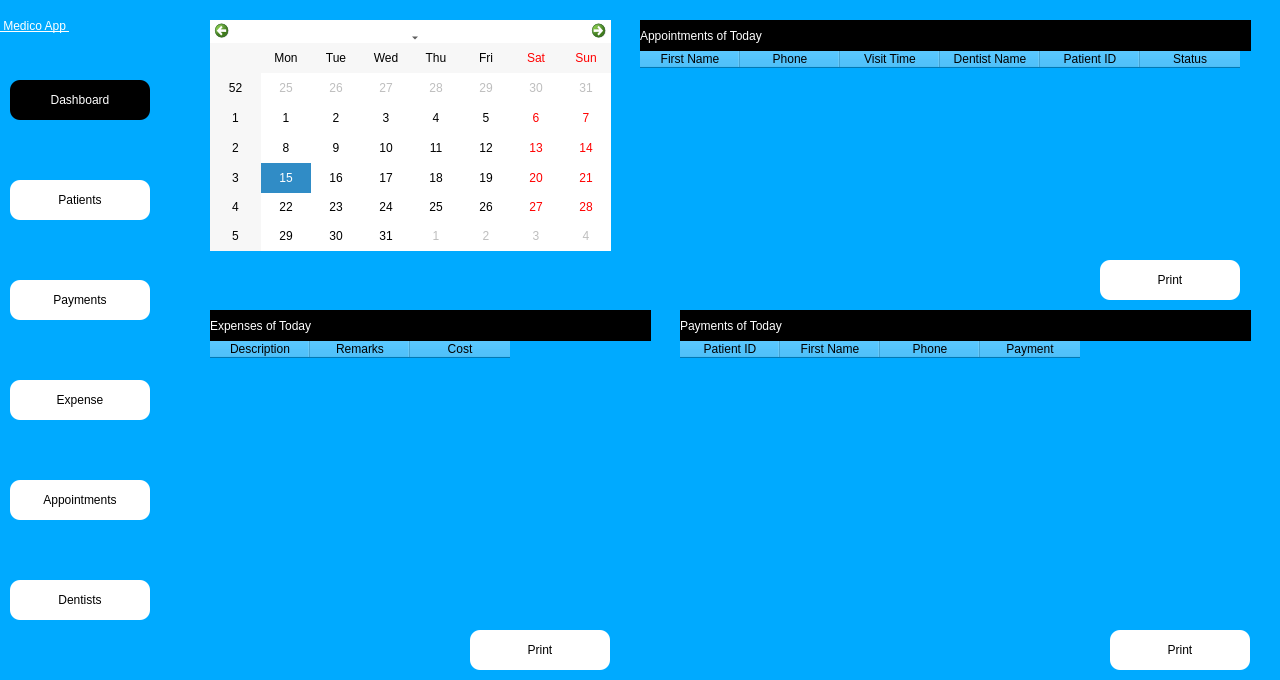
<?xml version="1.0" encoding="UTF-8"?>
<ui version="4.0">
 <class>Dialog</class>
 <widget class="QDialog" name="Dialog">
  <property name="geometry">
   <rect>
    <x>0</x>
    <y>0</y>
    <width>1280</width>
    <height>680</height>
   </rect>
  </property>
  <property name="windowTitle">
   <string>Dialog</string>
  </property>
  <property name="styleSheet">
   <string notr="true">background-color: rgb(0, 170, 255);</string>
  </property>
  <widget class="QWidget" name="side_bar" native="true">
   <property name="geometry">
    <rect>
     <x>0</x>
     <y>0</y>
     <width>160</width>
     <height>721</height>
    </rect>
   </property>
   <property name="styleSheet">
    <string notr="true">
background-color: rgba(170, 170, 255,.5);
</string>
   </property>
   <widget class="QPushButton" name="dash_btn">
    <property name="geometry">
     <rect>
      <x>10</x>
      <y>80</y>
      <width>140</width>
      <height>40</height>
     </rect>
    </property>
    <property name="styleSheet">
     <string notr="true">
QPushButton{


font:  14pt &quot;Segoe UI &quot;;
background-color: rgb(255, 255, 255);
border-top-left-radius:10px;
border-bottom-left-radius:10px;
border-top-right-radius:10px;
border-bottom-right-radius:10px;

	background-color: rgb(0, 0, 0);
	color: rgb(255, 255, 255);
}

QPushButton:hover{
	background-color: rgb(161, 161, 161);
	color: rgb(255, 255, 255);
}
QPushButton:focus{
	background-color: rgb(0, 0, 0);
	color: rgb(255, 255, 255);
}
</string>
    </property>
    <property name="text">
     <string>Dashboard</string>
    </property>
    <property name="icon">
     <iconset>
      <normaloff>../Medico_modern/dashboard.png</normaloff>../Medico_modern/dashboard.png</iconset>
    </property>
   </widget>
   <widget class="QPushButton" name="appointment_btn">
    <property name="geometry">
     <rect>
      <x>10</x>
      <y>480</y>
      <width>140</width>
      <height>40</height>
     </rect>
    </property>
    <property name="styleSheet">
     <string notr="true">QPushButton{


font:  14pt &quot;Segoe UI &quot;;
background-color: rgb(255, 255, 255);
border-top-left-radius:10px;
border-bottom-left-radius:10px;
border-top-right-radius:10px;
border-bottom-right-radius:10px;}
QPushButton:hover{
	background-color: rgb(161, 161, 161);
	color: rgb(255, 255, 255);
}
QPushButton:focus{
	background-color: rgb(161, 161, 161);
	color: rgb(255, 255, 255);
}</string>
    </property>
    <property name="text">
     <string>Appointments</string>
    </property>
    <property name="icon">
     <iconset>
      <normaloff>../Medico_modern/appointmentdownload (1).png</normaloff>../Medico_modern/appointmentdownload (1).png</iconset>
    </property>
   </widget>
   <widget class="QPushButton" name="dentist_btn">
    <property name="geometry">
     <rect>
      <x>10</x>
      <y>580</y>
      <width>140</width>
      <height>40</height>
     </rect>
    </property>
    <property name="styleSheet">
     <string notr="true">QPushButton{


font:  14pt &quot;Segoe UI &quot;;
background-color: rgb(255, 255, 255);
border-top-left-radius:10px;
border-bottom-left-radius:10px;
border-top-right-radius:10px;
border-bottom-right-radius:10px;}
QPushButton:hover{
	background-color: rgb(161, 161, 161);
	color: rgb(255, 255, 255);
}
QPushButton:focus{
	background-color: rgb(161, 161, 161);
	color: rgb(255, 255, 255);
}</string>
    </property>
    <property name="text">
     <string>Dentists</string>
    </property>
    <property name="icon">
     <iconset>
      <normaloff>../Medico_modern/dentistimages.png</normaloff>../Medico_modern/dentistimages.png</iconset>
    </property>
   </widget>
   <widget class="QPushButton" name="payment_btn">
    <property name="geometry">
     <rect>
      <x>10</x>
      <y>280</y>
      <width>140</width>
      <height>40</height>
     </rect>
    </property>
    <property name="styleSheet">
     <string notr="true">QPushButton{


font:  14pt &quot;Segoe UI &quot;;
background-color: rgb(255, 255, 255);
border-top-left-radius:10px;
border-bottom-left-radius:10px;
border-top-right-radius:10px;
border-bottom-right-radius:10px;}
QPushButton:hover{
	background-color: rgb(161, 161, 161);
	color: rgb(255, 255, 255);
}
QPushButton:focus{
	background-color: rgb(161, 161, 161);
	color: rgb(255, 255, 255);
}</string>
    </property>
    <property name="text">
     <string>Payments</string>
    </property>
    <property name="icon">
     <iconset>
      <normaloff>../Medico_modern/billingdownload (1).png</normaloff>../Medico_modern/billingdownload (1).png</iconset>
    </property>
   </widget>
   <widget class="QPushButton" name="expense_btn">
    <property name="geometry">
     <rect>
      <x>10</x>
      <y>380</y>
      <width>140</width>
      <height>40</height>
     </rect>
    </property>
    <property name="styleSheet">
     <string notr="true">QPushButton{


font:  14pt &quot;Segoe UI &quot;;
background-color: rgb(255, 255, 255);
border-top-left-radius:10px;
border-bottom-left-radius:10px;
border-top-right-radius:10px;
border-bottom-right-radius:10px;}
QPushButton:hover{
	background-color: rgb(161, 161, 161);
	color: rgb(255, 255, 255);
}
QPushButton:focus{
	background-color: rgb(161, 161, 161);
	color: rgb(255, 255, 255);
}</string>
    </property>
    <property name="text">
     <string>Expense</string>
    </property>
    <property name="icon">
     <iconset>
      <normaloff>../Medico_modern/billingdownload (1).png</normaloff>../Medico_modern/billingdownload (1).png</iconset>
    </property>
   </widget>
   <widget class="QLabel" name="label_4">
    <property name="geometry">
     <rect>
      <x>0</x>
      <y>0</y>
      <width>161</width>
      <height>51</height>
     </rect>
    </property>
    <property name="styleSheet">
     <string notr="true">font: 20pt &quot;MS Shell Dlg 2&quot;;
font: 75 20pt &quot;MS Shell Dlg 2&quot;;
text-decoration: underline;
font: 22pt &quot;MS Shell Dlg 2&quot;;
background-color: rgba(255, 255, 255,0);
color: rgb(255, 255, 255);
</string>
    </property>
    <property name="text">
     <string> Medico App </string>
    </property>
   </widget>
   <widget class="QPushButton" name="patient_btn">
    <property name="geometry">
     <rect>
      <x>10</x>
      <y>180</y>
      <width>140</width>
      <height>40</height>
     </rect>
    </property>
    <property name="styleSheet">
     <string notr="true">QPushButton{


font:  14pt &quot;Segoe UI &quot;;
background-color: rgb(255, 255, 255);
border-top-left-radius:10px;
border-bottom-left-radius:10px;
border-top-right-radius:10px;
border-bottom-right-radius:10px;}
QPushButton:hover{
	background-color: rgb(161, 161, 161);
	color: rgb(255, 255, 255);
}
QPushButton:focus{
	background-color: rgb(161, 161, 161);
	color: rgb(255, 255, 255);
}</string>
    </property>
    <property name="text">
     <string>Patients</string>
    </property>
    <property name="icon">
     <iconset>
      <normaloff>../Medico_modern/dashboard.png</normaloff>../Medico_modern/dashboard.png</iconset>
    </property>
   </widget>
  </widget>
  <widget class="QCalendarWidget" name="calendarWidget">
   <property name="geometry">
    <rect>
     <x>210</x>
     <y>20</y>
     <width>401</width>
     <height>231</height>
    </rect>
   </property>
   <property name="focusPolicy">
    <enum>Qt::ClickFocus</enum>
   </property>
   <property name="styleSheet">
    <string notr="true">background-color: rgb(255, 255, 255);
color: rgba(0, 0, 0,.85);
</string>
   </property>
   <property name="gridVisible">
    <bool>false</bool>
   </property>
  </widget>
  <widget class="QTableWidget" name="appointment_table">
   <property name="geometry">
    <rect>
     <x>640</x>
     <y>50</y>
     <width>611</width>
     <height>201</height>
    </rect>
   </property>
   <property name="focusPolicy">
    <enum>Qt::ClickFocus</enum>
   </property>
   <property name="styleSheet">
    <string notr="true">alternate-background-color: rgba(255, 255, 255,.7);
selection-color: rgba(255, 255, 255,.5);
font: 12pt &quot;Segoe UI&quot;;
background-color: rgba(255, 255, 255,.85);
border-left-color: rgba(255, 255, 255,.7);
selection-background-color: rgba(255, 255, 255,.7);
border-bottom-left-radius:20px;
border-top-color: rgba(255, 255, 255,.5);
border-bottom-right-radius:20px;
gridline-color: rgba(0, 0, 0,.4);</string>
   </property>
   <column>
    <property name="text">
     <string>First Name</string>
    </property>
   </column>
   <column>
    <property name="text">
     <string>Phone</string>
    </property>
   </column>
   <column>
    <property name="text">
     <string>Visit Time</string>
    </property>
   </column>
   <column>
    <property name="text">
     <string>Dentist Name</string>
    </property>
   </column>
   <column>
    <property name="text">
     <string>Patient ID</string>
    </property>
   </column>
   <column>
    <property name="text">
     <string>Status</string>
    </property>
   </column>
  </widget>
  <widget class="QTableWidget" name="expense_table">
   <property name="geometry">
    <rect>
     <x>210</x>
     <y>340</y>
     <width>441</width>
     <height>281</height>
    </rect>
   </property>
   <property name="focusPolicy">
    <enum>Qt::ClickFocus</enum>
   </property>
   <property name="styleSheet">
    <string notr="true">alternate-background-color: rgba(255, 255, 255,.7);
selection-color: rgba(255, 255, 255,.5);
font: 12pt &quot;Segoe UI&quot;;
background-color: rgba(255, 255, 255,.85);
border-left-color: rgba(255, 255, 255,.7);
selection-background-color: rgba(255, 255, 255,.7);
border-bottom-left-radius:20px;
border-top-color: rgba(255, 255, 255,.5);
border-bottom-right-radius:20px;
gridline-color: rgba(0, 0, 0,.4);</string>
   </property>
   <column>
    <property name="text">
     <string>Description</string>
    </property>
   </column>
   <column>
    <property name="text">
     <string>Remarks</string>
    </property>
   </column>
   <column>
    <property name="text">
     <string>Cost</string>
    </property>
   </column>
  </widget>
  <widget class="QLabel" name="label">
   <property name="geometry">
    <rect>
     <x>210</x>
     <y>310</y>
     <width>441</width>
     <height>31</height>
    </rect>
   </property>
   <property name="styleSheet">
    <string notr="true">
color: rgb(255, 255, 255);
background-color: rgb(0, 0, 0);

font:  14pt &quot;Segoe UI &quot;;</string>
   </property>
   <property name="text">
    <string>Expenses of Today</string>
   </property>
  </widget>
  <widget class="QLabel" name="label_2">
   <property name="geometry">
    <rect>
     <x>640</x>
     <y>20</y>
     <width>611</width>
     <height>31</height>
    </rect>
   </property>
   <property name="styleSheet">
    <string notr="true">
color: rgb(255, 255, 255);
background-color: rgb(0, 0, 0);

font:  14pt &quot;Segoe UI &quot;;</string>
   </property>
   <property name="text">
    <string>Appointments of Today</string>
   </property>
  </widget>
  <widget class="QLabel" name="label_3">
   <property name="geometry">
    <rect>
     <x>0</x>
     <y>0</y>
     <width>1280</width>
     <height>720</height>
    </rect>
   </property>
   <property name="text">
    <string/>
   </property>
   <property name="pixmap">
    <pixmap>../Images/ozkan-guner-aFqSRokmw2E-unsplash.jpg</pixmap>
   </property>
   <property name="scaledContents">
    <bool>true</bool>
   </property>
  </widget>
  <widget class="QTableWidget" name="payment_table">
   <property name="geometry">
    <rect>
     <x>680</x>
     <y>340</y>
     <width>571</width>
     <height>281</height>
    </rect>
   </property>
   <property name="focusPolicy">
    <enum>Qt::ClickFocus</enum>
   </property>
   <property name="styleSheet">
    <string notr="true">alternate-background-color: rgba(255, 255, 255,.7);
selection-color: rgba(255, 255, 255,.5);
font: 12pt &quot;Segoe UI&quot;;
background-color: rgba(255, 255, 255,.85);
border-left-color: rgba(255, 255, 255,.7);
selection-background-color: rgba(255, 255, 255,.7);
border-bottom-left-radius:20px;
border-top-color: rgba(255, 255, 255,.5);
border-bottom-right-radius:20px;
gridline-color: rgba(0, 0, 0,.4);</string>
   </property>
   <column>
    <property name="text">
     <string>Patient ID</string>
    </property>
   </column>
   <column>
    <property name="text">
     <string>First Name</string>
    </property>
   </column>
   <column>
    <property name="text">
     <string>Phone</string>
    </property>
   </column>
   <column>
    <property name="text">
     <string>Payment</string>
    </property>
   </column>
  </widget>
  <widget class="QLabel" name="label_5">
   <property name="geometry">
    <rect>
     <x>680</x>
     <y>310</y>
     <width>571</width>
     <height>31</height>
    </rect>
   </property>
   <property name="styleSheet">
    <string notr="true">
color: rgb(255, 255, 255);
background-color: rgb(0, 0, 0);

font:  14pt &quot;Segoe UI &quot;;</string>
   </property>
   <property name="text">
    <string>Payments of Today</string>
   </property>
  </widget>
  <widget class="QPushButton" name="print_appt">
   <property name="geometry">
    <rect>
     <x>1100</x>
     <y>260</y>
     <width>140</width>
     <height>40</height>
    </rect>
   </property>
   <property name="styleSheet">
    <string notr="true">QPushButton{


font:  14pt &quot;Segoe UI &quot;;
background-color: rgb(255, 255, 255);
border-top-left-radius:10px;
border-bottom-left-radius:10px;
border-top-right-radius:10px;
border-bottom-right-radius:10px;}
QPushButton:hover{
	background-color: rgb(161, 161, 161);
	color: rgb(255, 255, 255);
}
QPushButton:focus{
	background-color: rgb(161, 161, 161);
	color: rgb(255, 255, 255);
}</string>
   </property>
   <property name="text">
    <string>Print</string>
   </property>
   <property name="icon">
    <iconset>
     <normaloff>../Medico_modern/dashboard.png</normaloff>../Medico_modern/dashboard.png</iconset>
   </property>
  </widget>
  <widget class="QPushButton" name="print_pay">
   <property name="geometry">
    <rect>
     <x>1110</x>
     <y>630</y>
     <width>140</width>
     <height>40</height>
    </rect>
   </property>
   <property name="styleSheet">
    <string notr="true">QPushButton{


font:  14pt &quot;Segoe UI &quot;;
background-color: rgb(255, 255, 255);
border-top-left-radius:10px;
border-bottom-left-radius:10px;
border-top-right-radius:10px;
border-bottom-right-radius:10px;}
QPushButton:hover{
	background-color: rgb(161, 161, 161);
	color: rgb(255, 255, 255);
}
QPushButton:focus{
	background-color: rgb(161, 161, 161);
	color: rgb(255, 255, 255);
}</string>
   </property>
   <property name="text">
    <string>Print</string>
   </property>
   <property name="icon">
    <iconset>
     <normaloff>../Medico_modern/dashboard.png</normaloff>../Medico_modern/dashboard.png</iconset>
   </property>
  </widget>
  <widget class="QPushButton" name="print_expense">
   <property name="geometry">
    <rect>
     <x>470</x>
     <y>630</y>
     <width>140</width>
     <height>40</height>
    </rect>
   </property>
   <property name="styleSheet">
    <string notr="true">QPushButton{


font:  14pt &quot;Segoe UI &quot;;
background-color: rgb(255, 255, 255);
border-top-left-radius:10px;
border-bottom-left-radius:10px;
border-top-right-radius:10px;
border-bottom-right-radius:10px;}
QPushButton:hover{
	background-color: rgb(161, 161, 161);
	color: rgb(255, 255, 255);
}
QPushButton:focus{
	background-color: rgb(161, 161, 161);
	color: rgb(255, 255, 255);
}</string>
   </property>
   <property name="text">
    <string>Print</string>
   </property>
   <property name="icon">
    <iconset>
     <normaloff>../Medico_modern/dashboard.png</normaloff>../Medico_modern/dashboard.png</iconset>
   </property>
  </widget>
  <zorder>label_3</zorder>
  <zorder>side_bar</zorder>
  <zorder>calendarWidget</zorder>
  <zorder>appointment_table</zorder>
  <zorder>expense_table</zorder>
  <zorder>label</zorder>
  <zorder>label_2</zorder>
  <zorder>payment_table</zorder>
  <zorder>label_5</zorder>
  <zorder>print_appt</zorder>
  <zorder>print_pay</zorder>
  <zorder>print_expense</zorder>
 </widget>
 <tabstops>
  <tabstop>print_appt</tabstop>
  <tabstop>print_expense</tabstop>
  <tabstop>print_pay</tabstop>
  <tabstop>dash_btn</tabstop>
  <tabstop>patient_btn</tabstop>
  <tabstop>payment_btn</tabstop>
  <tabstop>expense_btn</tabstop>
  <tabstop>appointment_btn</tabstop>
  <tabstop>dentist_btn</tabstop>
 </tabstops>
 <resources/>
 <connections/>
</ui>
